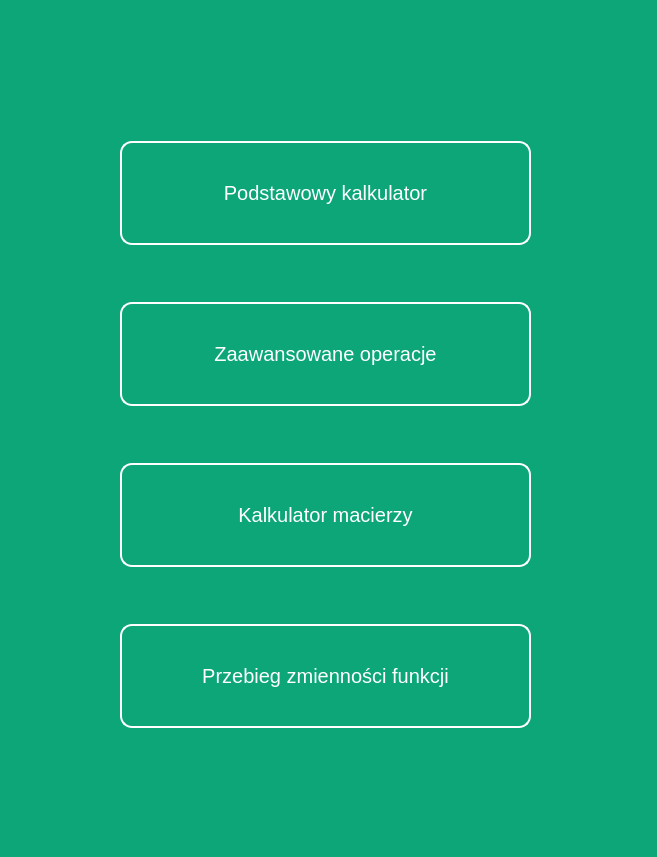
<?xml version="1.0" encoding="UTF-8"?>
<ui version="4.0">
 <class>MainWindow</class>
 <widget class="QMainWindow" name="MainWindow">
  <property name="geometry">
   <rect>
    <x>0</x>
    <y>0</y>
    <width>657</width>
    <height>857</height>
   </rect>
  </property>
  <property name="windowTitle">
   <string>MainWindow</string>
  </property>
  <property name="styleSheet">
   <string notr="true">*{
	font-family: Arial;
	font-size: 20px;
}
#centralwidget{
	background-color: #0ca678;
}
QPushButton{
	height: 100px;
	border: 2px solid white;
	border-radius: 12px;
	color: white;
	background-color: transparent;
}
QPushButton:hover{
background-color: white; 
color: #0ca678;
}
</string>
  </property>
  <widget class="QWidget" name="centralwidget">
   <property name="styleSheet">
    <string notr="true"/>
   </property>
   <widget class="QWidget" name="verticalLayoutWidget">
    <property name="geometry">
     <rect>
      <x>120</x>
      <y>90</y>
      <width>411</width>
      <height>691</height>
     </rect>
    </property>
    <layout class="QVBoxLayout" name="verticalLayout">
     <item>
      <widget class="QPushButton" name="btnBaseCalc">
       <property name="text">
        <string>Podstawowy kalkulator</string>
       </property>
      </widget>
     </item>
     <item>
      <widget class="QPushButton" name="btnAdvCalc">
       <property name="text">
        <string>Zaawansowane operacje</string>
       </property>
      </widget>
     </item>
     <item>
      <widget class="QPushButton" name="btnMatrixCalc">
       <property name="text">
        <string>Kalkulator macierzy</string>
       </property>
      </widget>
     </item>
     <item>
      <widget class="QPushButton" name="btnFunctions">
       <property name="text">
        <string>Przebieg zmienności funkcji</string>
       </property>
      </widget>
     </item>
    </layout>
   </widget>
  </widget>
 </widget>
 <resources/>
 <connections/>
</ui>
